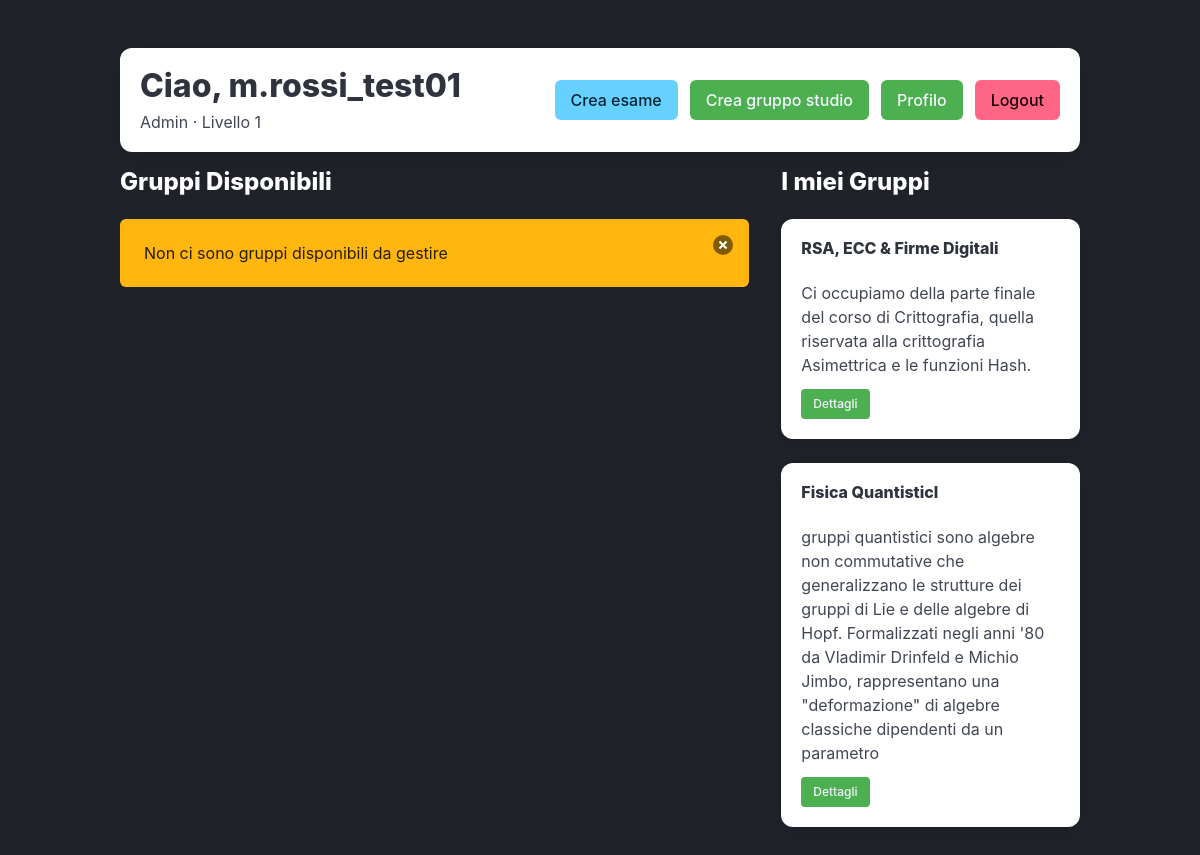
Page /home/ (signed in) on the earlier database version.
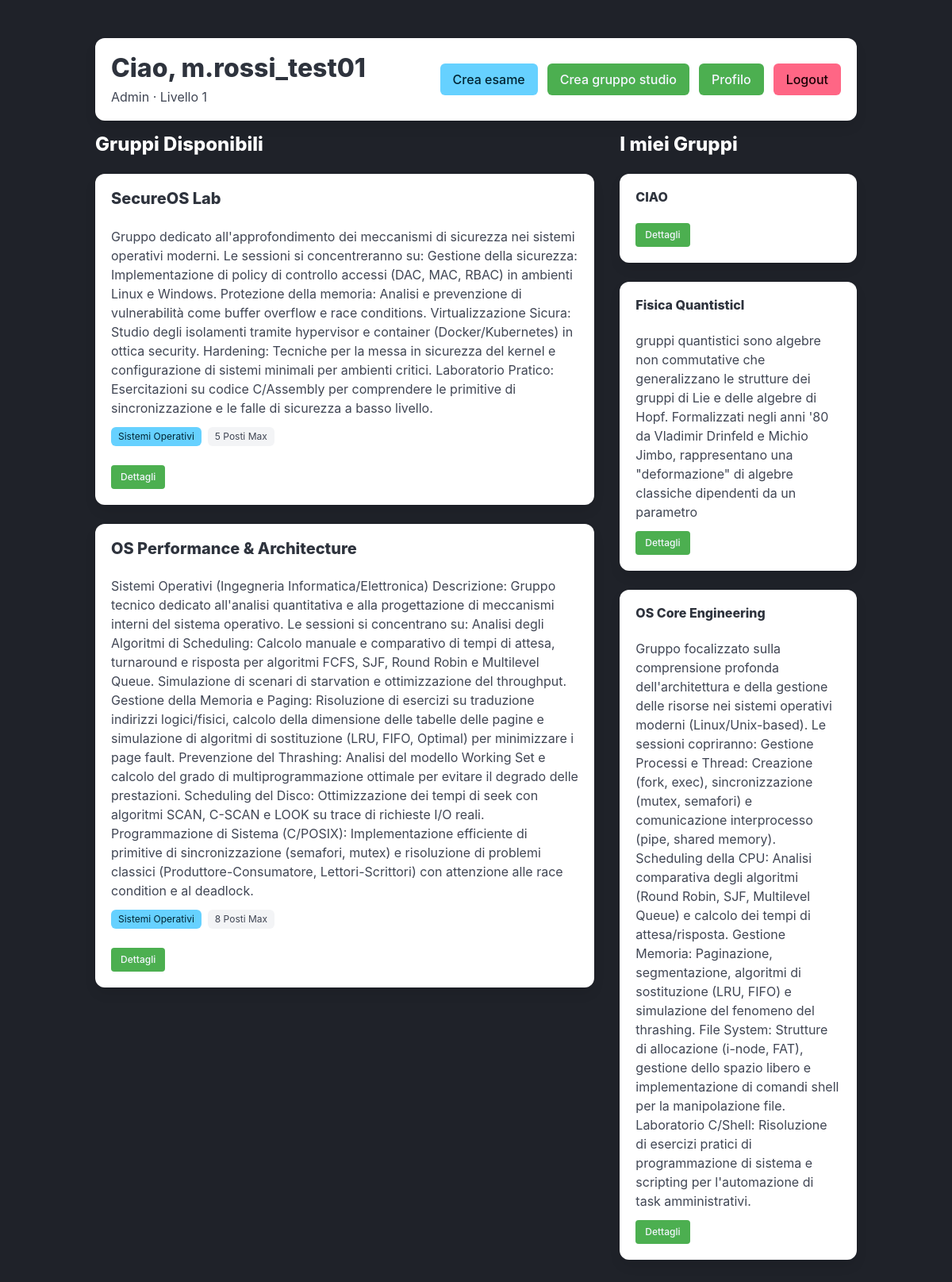
Same page on the later database version.
### studymatch/models.py (models this page shows, shortened)
class Admin(models.Model):
    admin = models.ForeignKey(Utente, on_delete=models.CASCADE, related_name="admin_profile")
    livello = models.SmallIntegerField(default=1)
    data_nomina = models.DateField(default=timezone.now)
    notifica = models.ForeignKey(Utente, on_delete=models.CASCADE, null=True)

class Utente(models.Model):
    utente = models.CharField(max_length=50, primary_key=True)
    email = models.CharField(max_length=128)
    password = models.CharField(max_length=256)
    ruolo = models.CharField(max_length=20, default="studente")
    nome = models.CharField(max_length=50, null=True)
    cognome = models.CharField(max_length=50, null=True)

class Gruppo(models.Model):
    id_gruppo = models.SmallAutoField(primary_key=True)
    nome_gruppo = models.CharField(max_length=50)
    link_chat = models.TextField(null=True, blank=True)
    descrizione = models.TextField(null=True, blank=True, max_length=300)
    max_partecipanti = models.SmallIntegerField(default=5)

class Assegnazione(models.Model):
    id_esame = models.ForeignKey(Esame, on_delete=models.CASCADE, related_name="esame_gruppo")
    id_gruppo = models.ForeignKey(Gruppo, on_delete=models.CASCADE, related_name="gruppo_esame")
    periodo = models.DateTimeField()
    class Meta:
        unique_together = ('id_esame', 'id_gruppo')

class Esame(models.Model):
    id_esame = models.SmallAutoField(primary_key=True)
    nome_esame = models.CharField(max_length=50)
    corso = models.CharField(max_length=100)
    anno_corso = models.SmallIntegerField(default=1)
    semestre = models.SmallIntegerField(default=0)
    cfu = models.SmallIntegerField(default=0)

### studymatch/views.py (the view, shortened to what this page needs)
# urls.py: 2. Add a URL to urlpatterns:  path('', views.home, name='home')
def home(request, extra_content=None):
    user = request.session.get("user")
    ruolo = request.session.get("ruolo")
    if not user:
        return render(request, "login.html", {"error": "Sessione Scaduta"})
    user_valid = Utente.objects.filter(utente=user).first()
    if not user_valid:
        request.session.flush()
        return render(request, "login.html", {"error": "Utente non trovato"})
    gruppo = Gruppo.objects.all()
    esami = Esame.objects.all()
    if ruolo == "admin":
        admin = Admin.objects.filter(admin=user_valid).first()
        gruppi_admin = gruppo.filter(gruppo_admin__admin=admin).distinct()
        gruppi_disp = gruppo.exclude(gruppo_admin__admin=admin).distinct()
        context = {
            "utente": user_valid,
            "admin": admin,
            "grup_admin": gruppi_admin,
            "gruppi_disp": gruppi_disp,
            "ruolo": ruolo
        }
        if extra_content:
            context.update(extra_content)
        return render(request, "home.html", context)
    return render(request, "login.html", {"error": "Ruolo non valido"})

### templates/home.html (shortened to what this page needs)
{% extends "index.html" %}
{% block content %}
    <section class="section">
        <div class="container">
            <div class="box mb-4">
                <div class="columns is-vcentered is-variable is-2">
                    <div class="column">
                        {% if studente %}
                            <h1 class="title is-3 mb-2">
                                Ciao, {{ studente.studente.utente }}
                            </h1>
                            <p class="subtitle is-6 mb-0">
                                {{ studente.corso_laurea }}
                                &middot;
                                Anno di corso: {{ studente.anno_corso }}
                            </p>
                        {% elif admin %}
                            <h1 class="title is-3 mb-2">
                                Ciao, {{ admin.admin.utente }}
                            </h1>
                            <p class="subtitle is-6 mb-0">
                                Admin
                                &middot;
                                Livello {{ admin.livello }}
                            </p>
                        {% endif %}
                    </div>
                    <div class="column is-narrow">
                        <div class="buttons is-right mb-0">
                            {% if admin %}
                                <a href="{% url 'esame' %}" class="button is-info">
                                    Crea esame
                                </a>
                                <a href="{% url 'crea_gruppo' %}" class="button is-link">
                                    Crea gruppo studio
                                </a>
                            {% endif %}
                            <a href="{% url 'profile' %}" class="button is-link">
                                Profilo
                            </a>
                            <a href="{% url 'logout' %}" class="button is-danger">
                                Logout
                            </a>
                        </div>
                    </div>
                </div>
            </div>
            <div class="columns is-variable is-4">
                {% if studente %}
                    <div class="column is-two-thirds">
                        <h2 class="title is-4 has-text-light-00">Gruppi Disponibili</h2>
                        {% for gruppo in grup_stud %}
                            <div class="box">
                                <h3 class="title is-5">{{ gruppo.nome_gruppo }}</h3>
                                {% if gruppo.descrizione %}
                                    <p class="mb-3">{{ gruppo.descrizione }}</p>
                                {% endif %}
                                <div class="tags mt-3">
                                    {% for assegnazione in gruppo.gruppo_esame.all %}
                                        <span class="tag is-info">{{ assegnazione.id_esame.nome_esame }}</span>
                                    {% endfor %}
                                    <span class="tag">{{ gruppo.max_partecipanti }} Posti Max</span>
                                </div>
                                <a href="{% url 'dettaglio_gruppo' gruppo.id_gruppo %}"
                                   class="button is-small is-link">
                                    Dettagli
                                </a>
                            </div>
                        {% empty %}
                            <div class="notification is-warning">
                                Non ci sono gruppi disponibili per il tuo anno di corso
                                <button class="delete" aria-label="chiudi"></button>
                            </div>
                        {% endfor %}
                    </div>
                    <div class="column">
                        <h2 class="title is-4 has-text-light-00">I miei Gruppi</h2>
                        {% for partecipazione in part_stud %}
                            <div class="box">
                                <h3 class="title is-6">{{ partecipazione.id_gruppo.nome_gruppo }}</h3>
                                <div class="tags">
                                    {% if partecipazione.stato %}
                                        <span class="tag is-success">Confermato</span>
                                    {% else %}
                                        <span class="tag is-warning">In Attesa</span>
                                    {% endif %}
                                </div>
                                <a href="{% url 'dettaglio_gruppo' partecipazione.id_gruppo.id_gruppo %}"
                                   class="button is-small is-link">
                                    Dettagli
                                </a>
                            </div>
                        {% empty %}
                            <div class="notification">
                                Non sei ancora iscritto a nessun gruppo.
                            </div>
                        {% endfor %}
                    </div>
                {% elif admin %}
                    <div class="column is-two-thirds">
                        <h2 class="title is-4 has-text-light-00">Gruppi Disponibili</h2>
                        {% for gruppo in gruppi_disp %}
                            <div class="box">
                                <h3 class="title is-5">{{ gruppo.nome_gruppo }}</h3>
                                {% if gruppo.descrizione %}
                                    <p class="mb-3">{{ gruppo.descrizione }}</p>
                                {% endif %}
                                <div class="tags mt-3">
                                    {% for assegnazione in gruppo.gruppo_esame.all %}
                                        <span class="tag is-info">{{ assegnazione.id_esame.nome_esame }}</span>
                                    {% endfor %}
                                    <span class="tag">{{ gruppo.max_partecipanti }} Posti Max</span>
                                </div>
                                <a href="{% url 'dettaglio_gruppo' gruppo.id_gruppo %}"
                                   class="button is-small is-link">
                                    Dettagli
                                </a>
                            </div>
                        {% empty %}
                            <div class="notification is-warning">
                                Non ci sono gruppi disponibili da gestire
                                <button class="delete" aria-label="chiudi"></button>
                            </div>
                        {% endfor %}
                    </div>
                    <div class="column">
                        <h2 class="title is-4 has-text-light-00">I miei Gruppi</h2>
                        {% for gruppo in grup_admin %}
                            <div class="box">
                                <h3 class="title is-6">{{ gruppo.nome_gruppo }}</h3>
                                {% if gruppo.descrizione %}
                                    <p class="mb-3">{{ gruppo.descrizione }}</p>
                                {% endif %}
                                <a href="{% url 'dettaglio_gruppo' gruppo.id_gruppo %}"
                                   class="button is-small is-link">
                                    Dettagli
                                </a>
                            </div>
                        {% empty %}
                            <div class="notification">
                                Non gestisci ancora nessun gruppo.
                            </div>
                        {% endfor %}
                    </div>
                {% endif %}
            </div>
        </div>
    </section>
{% endblock %}

### templates/index.html (shortened to what this page needs)
<!DOCTYPE html>
<html lang="en" data-theme="light">
<head>
    {% load static %}
    <link rel="stylesheet" href="{% static 'css/bulma.min.css' %}">
    <link rel="stylesheet" href="https://cdnjs.cloudflare.com/ajax/libs/font-awesome/6.0.0/css/all.min.css">
    <link rel="stylesheet" href="{% static 'css/custom.css' %}">
</head>
<body class="has-background-black-ter has-text-white">
{% block content %}{% endblock %}
</body>
</html>

### static/css/custom.css (style rules this page uses)
.button.is-link { background-color: #4CAF50; }

Differences in the rows shown:
added Gruppo: nome_gruppo "SecureOS Lab", descrizione "Gruppo dedicato all'approfondimento dei meccanismi di sicurezza nei sistemi operativi moderni. Le sessioni si concentreranno su: Gestione della sicurezza: Implementazione di policy di controllo accessi (DAC, MAC, RBAC) in ambienti Linux e Windows. Protezione della memoria: Analisi e prevenzione di vulnerabilità come buffer overflow e race conditions. Virtualizzazione Sicura: Studio degli isolamenti tramite hypervisor e container (Docker/Kubernetes) in ottica security. Hardening: Tecniche per la messa in sicurezza del kernel e configurazione di sistemi minimali per ambienti critici. Laboratorio Pratico: Esercitazioni su codice C/Assembly per comprendere le primitive di sincronizzazione e le…", max_partecipanti "5", shown under "Gruppi Disponibili"
added Assegnazione: id_esame.nome_esame "Sistemi Operativi", shown under "SecureOS Lab"
added Gruppo: nome_gruppo "OS Performance & Architecture", descrizione "Sistemi Operativi (Ingegneria Informatica/Elettronica) Descrizione: Gruppo tecnico dedicato all'analisi quantitativa e alla progettazione di meccanismi interni del sistema operativo. Le sessioni si concentrano su: Analisi degli Algoritmi di Scheduling: Calcolo manuale e comparativo di tempi di attesa, turnaround e risposta per algoritmi FCFS, SJF, Round Robin e Multilevel Queue. Simulazione di scenari di starvation e ottimizzazione del throughput. Gestione della Memoria e Paging: Risoluzione di esercizi su traduzione indirizzi logici/fisici, calcolo della dimensione delle tabelle delle pagine e simulazione di algoritmi di sostituzione (LRU, FIFO, Optimal) per minimizzare i page fault.…", max_partecipanti "8", shown under "Gruppi Disponibili"
added Assegnazione: id_esame.nome_esame "Sistemi Operativi", shown under "OS Performance & Architecture"
changed Gruppo: nome_gruppo "RSA, ECC & Firme Digitali" → "CIAO"; descrizione "Ci occupiamo della parte finale del corso di Crittografia, quella riservata alla crittografia Asimettrica e le funzioni Hash." → (not shown)
added Gruppo: nome_gruppo "OS Core Engineering", descrizione "Gruppo focalizzato sulla comprensione profonda dell'architettura e della gestione delle risorse nei sistemi operativi moderni (Linux/Unix-based). Le sessioni copriranno: Gestione Processi e Thread: Creazione (fork, exec), sincronizzazione (mutex, semafori) e comunicazione interprocesso (pipe, shared memory). Scheduling della CPU: Analisi comparativa degli algoritmi (Round Robin, SJF, Multilevel Queue) e calcolo dei tempi di attesa/risposta. Gestione Memoria: Paginazione, segmentazione, algoritmi di sostituzione (LRU, FIFO) e simulazione del fenomeno del thrashing. File System: Strutture di allocazione (i-node, FAT), gestione dello spazio libero e implementazione di comandi shell per la…", shown under "I miei Gruppi"
Other differences:
text no longer shown: "Non ci sono gruppi disponibili da gestire"
